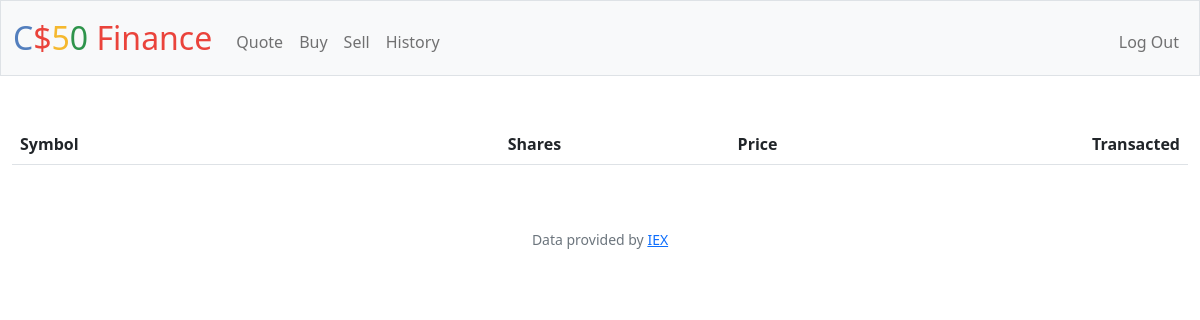
Before: /history (signed in) with the older database file.
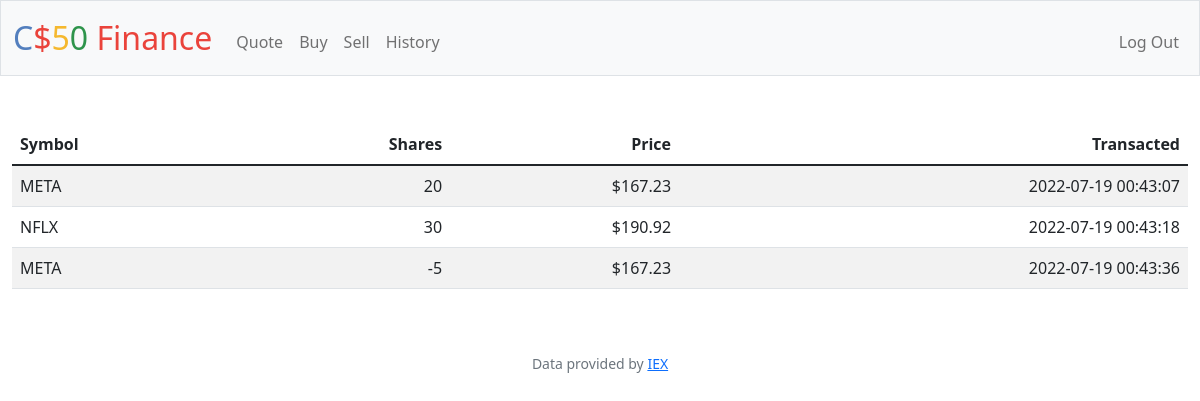
After: the same page with the newer database file.
### tables this page shows
CREATE TABLE transactions(
    id           INTEGER PRIMARY KEY AUTOINCREMENT NOT NULL,
    users_id    INTEGER NOT NULL,
    symbol  TEXT NOT NULL,
    name  TEXT NOT NULL,
    price  NUMERIC NOT NULL,
    quantity  INTEGER NOT NULL,
    cash  NUMERIC NOT NULL,
    time TEXT NOT NULL,
    FOREIGN KEY(users_id) REFERENCES users(id)
);

### app.py (the view)
@app.route("/history")
@login_required
def history():
    hist = db.execute(
        "SELECT * FROM transactions WHERE users_id = ? ORDER BY time ASC", session["user_id"])
    return render_template("history.html", res=hist)

### app.py (called while the page is built)
@app.after_request
def after_request(response):
    response.headers["Cache-Control"] = "no-cache, no-store, must-revalidate"
    response.headers["Expires"] = 0
    response.headers["Pragma"] = "no-cache"
    return response

### helpers.py (called while the page is built)
def login_required(f):
    @wraps(f)
    def decorated_function(*args, **kwargs):
        if session.get("user_id") is None:
            return redirect("/login")
        return f(*args, **kwargs)
    return decorated_function

def usd(value):
    return f"${value:,.2f}"

### templates/history.html (shortened to what this page needs)
{% extends "layout.html" %}
{% block main %}
{% set ns = namespace() %}
{% set ns.last_cash = 10000 %}
<table class="table table-striped">
    <thead>
        <tr>
            <th class="text-start">Symbol</th>
            <th class="text-end">Shares</th>
            <th class="text-end">Price</th>
            <th class="text-end">Transacted</th>
        </tr>
    </thead>
   <tbody>
    {% for dict_res in res -%}
            <tr>
                <td class="text-start">{{dict_res['symbol']}}</td>
                <td class="text-end">{{dict_res['quantity']}}</td>
                <td class="text-end">{{dict_res['price'] | usd}}</td>
                <td class="text-end">{{dict_res['time']}}</td>
            </tr>
    {% endfor %}
    </tbody>
</table>
{% endblock %}

Changed rows visible on the page:
added transactions: symbol "META", quantity "20", price "$167.23", time "2022-07-19 00:43:07"
added transactions: symbol "NFLX", quantity "30", price "$190.92", time "2022-07-19 00:43:18"
added transactions: symbol "META", quantity "-5", price "$167.23", time "2022-07-19 00:43:36"
